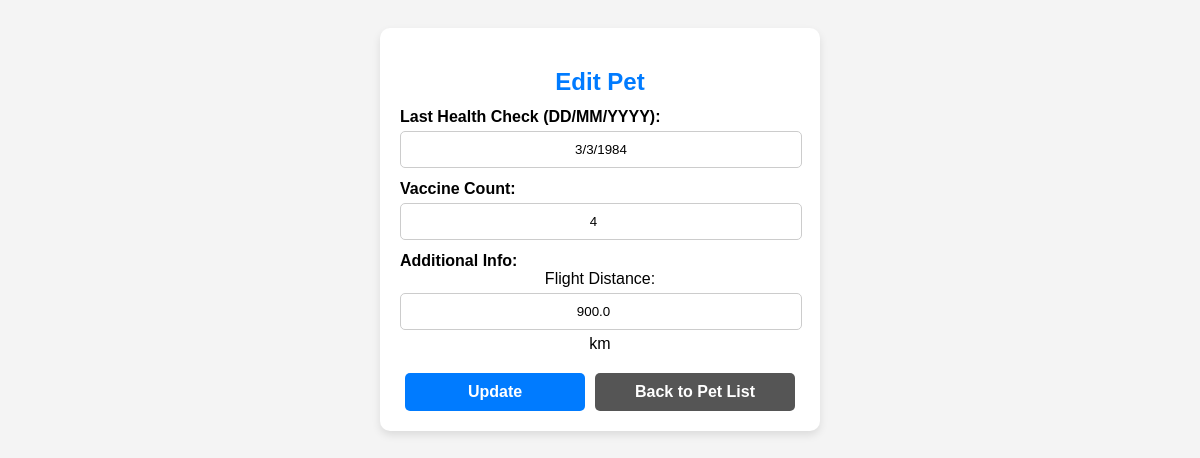
The app's page /edit_pet/5 with its own data.
### models.py (models this page shows)
class MagicPet(db.Model):
    id = db.Column(db.Integer, primary_key=True)
    pet_id = db.Column(db.String(8), unique=True, nullable=False)  # รหัสสัตว์เลี้ยง 8 หลัก
    pet_type = db.Column(db.String(20), nullable=False)  # ประเภทสัตว์ (นกฟินิกซ์, มังกร, นกฮูก)
    last_health_check = db.Column(db.String(10), nullable=False)  # วันที่ตรวจสุขภาพ
    vaccine_count = db.Column(db.Integer, nullable=False)  # จำนวนวัคซีน
    additional_info = db.Column(db.String(100))  # ข้อมูลเฉพาะประเภทสัตว์
    accepted = db.Column(db.Boolean, nullable=False)  # ระบุว่าสัตว์ถูกรับเข้าหรือไม่

### app.py (the view, shortened to what this page needs)
@app.route('/edit_pet/<int:pet_id>', methods=['GET', 'POST'])
def edit_pet(pet_id):
    pet = MagicPet.query.get_or_404(pet_id)
    return render_template('edit_pet.html', pet=pet)

### templates/edit_pet.html (shortened to what this page needs)
<!DOCTYPE html>
<html lang="en">
<head>
    <link rel="stylesheet" href="{{ url_for('static', filename='style.css') }}">
</head>
<body>
    <div class="container">
        <h2>Edit Pet</h2>
        <form method="post">
            <label>Last Health Check (DD/MM/YYYY):</label>
            <input type="text" name="last_health_check" value="{{ pet.last_health_check }}" required>
            <label>Vaccine Count:</label>
            <input type="number" name="vaccine_count" value="{{ pet.vaccine_count }}" required>
            {% if pet.pet_type == "Phoenix" %}
                <div class="checkbox-group">
                    <label>
                        <input type="checkbox" name="fireproof_cert" {% if "Yes" in pet.additional_info %}checked{% endif %}>
                        Fireproof Certificate
                    </label>
                </div>
            {% else %}
                <label>Additional Info:</label>
                <span>{{ pet.additional_info.split(':')[0] }}:</span>
                <input type="number" name="additional_info_value" value="{{ pet.additional_info.split(':')[-1].strip().split(' ')[0] }}" required>
                <span>
                    {% if pet.pet_type == "Dragon" %} %
                    {% elif pet.pet_type == "Owl" %} km
                    {% endif %}
                </span>
            {% endif %}
            <div class="btn-group">
                <button type="submit" class="btn btn-blue">Update</button>
                <a href="{{ url_for('view_pets') }}" class="btn btn-gray btn-link">Back to Pet List</a>
            </div>
        </form>
    </div>
</body>
</html>

### static/style.css (style rules this page uses)
body { font-family: Arial, sans-serif; background-color: #f4f4f4; text-align: center; padding: 20px; }
.container { max-width: 400px; margin: auto; background: white; padding: 20px; border-radius: 10px; box-shadow: 0 4px 8px rgba(0, 0, 0, 0.1); }
h2 { color: #007BFF; margin-bottom: 10px; }
label { font-weight: bold; display: block; margin-top: 12px; text-align: left; }
input[type="text"], input[type="number"] { width: 95%; padding: 10px; margin: 5px auto; display: block; border: 1px solid #ccc; border-radius: 5px; text-align: center; }
.btn-group { display: flex; justify-content: space-between; gap: 10px; margin-top: 20px; }
.btn-group { display: flex; justify-content: center; gap: 10px; margin-top: 20px; }
.btn { width: 45%; padding: 10px; text-align: center; font-size: 16px; font-weight: bold; border: none; border-radius: 5px; cursor: pointer; }
.btn-link { text-decoration: none; display: inline-block; }
.btn-blue { background: #007BFF; color: white; }
.btn-gray { background: #555; color: white; }

### records on screen
MagicPet: last_health_check "3/3/1984", vaccine_count "4", additional_info "Flight Distance", additional_info_value "900.0"
